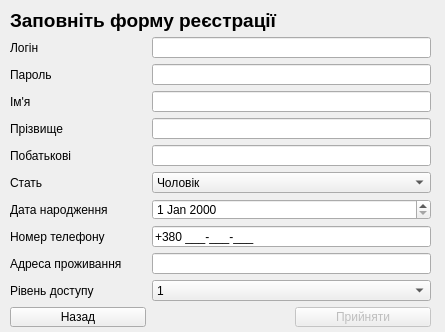
<?xml version="1.0" encoding="UTF-8"?>
<ui version="4.0">
 <class>addUserForm</class>
 <widget class="QWidget" name="addUserForm">
  <property name="geometry">
   <rect>
    <x>0</x>
    <y>0</y>
    <width>445</width>
    <height>332</height>
   </rect>
  </property>
  <property name="windowTitle">
   <string>Форма реєстрації</string>
  </property>
  <widget class="QWidget" name="layoutWidget">
   <property name="geometry">
    <rect>
     <x>10</x>
     <y>10</y>
     <width>421</width>
     <height>317</height>
    </rect>
   </property>
   <layout class="QGridLayout" name="gridLayout">
    <item row="1" column="0">
     <widget class="QLabel" name="label_5">
      <property name="layoutDirection">
       <enum>Qt::RightToLeft</enum>
      </property>
      <property name="text">
       <string>Логін</string>
      </property>
     </widget>
    </item>
    <item row="3" column="1" colspan="2">
     <widget class="QLineEdit" name="lineEdit">
      <property name="inputMask">
       <string>AAAAAAAAAAAAAAAAAAAA</string>
      </property>
      <property name="maxLength">
       <number>20</number>
      </property>
     </widget>
    </item>
    <item row="11" column="2">
     <widget class="QPushButton" name="pushButton_2">
      <property name="enabled">
       <bool>false</bool>
      </property>
      <property name="text">
       <string>Прийняти</string>
      </property>
     </widget>
    </item>
    <item row="3" column="0">
     <widget class="QLabel" name="label">
      <property name="layoutDirection">
       <enum>Qt::RightToLeft</enum>
      </property>
      <property name="text">
       <string>Ім'я</string>
      </property>
     </widget>
    </item>
    <item row="0" column="0" colspan="2">
     <widget class="QLabel" name="label_10">
      <property name="font">
       <font>
        <pointsize>14</pointsize>
        <weight>75</weight>
        <bold>true</bold>
       </font>
      </property>
      <property name="text">
       <string>Заповніть форму реєстрації</string>
      </property>
     </widget>
    </item>
    <item row="4" column="0">
     <widget class="QLabel" name="label_2">
      <property name="layoutDirection">
       <enum>Qt::RightToLeft</enum>
      </property>
      <property name="text">
       <string>Прізвище</string>
      </property>
     </widget>
    </item>
    <item row="5" column="0">
     <widget class="QLabel" name="label_3">
      <property name="layoutDirection">
       <enum>Qt::RightToLeft</enum>
      </property>
      <property name="text">
       <string>Побатькові</string>
      </property>
     </widget>
    </item>
    <item row="5" column="1" colspan="2">
     <widget class="QLineEdit" name="lineEdit_3">
      <property name="inputMask">
       <string>AAAAAAAAAAAAAAAAAAAAAAAAA</string>
      </property>
     </widget>
    </item>
    <item row="4" column="1" colspan="2">
     <widget class="QLineEdit" name="lineEdit_2">
      <property name="inputMask">
       <string>AAAAAAAAAAAAAAAAAAAAAAAAA</string>
      </property>
     </widget>
    </item>
    <item row="7" column="0">
     <widget class="QLabel" name="label_6">
      <property name="layoutDirection">
       <enum>Qt::RightToLeft</enum>
      </property>
      <property name="text">
       <string>Дата народження</string>
      </property>
     </widget>
    </item>
    <item row="6" column="1" colspan="2">
     <widget class="QComboBox" name="comboBox">
      <property name="layoutDirection">
       <enum>Qt::LeftToRight</enum>
      </property>
      <property name="currentText">
       <string>Чоловік</string>
      </property>
      <property name="currentIndex">
       <number>0</number>
      </property>
      <property name="maxVisibleItems">
       <number>10</number>
      </property>
      <item>
       <property name="text">
        <string>Чоловік</string>
       </property>
      </item>
      <item>
       <property name="text">
        <string>Жінка</string>
       </property>
      </item>
     </widget>
    </item>
    <item row="6" column="0">
     <widget class="QLabel" name="label_4">
      <property name="layoutDirection">
       <enum>Qt::RightToLeft</enum>
      </property>
      <property name="text">
       <string>Стать</string>
      </property>
     </widget>
    </item>
    <item row="8" column="0">
     <widget class="QLabel" name="label_7">
      <property name="layoutDirection">
       <enum>Qt::RightToLeft</enum>
      </property>
      <property name="text">
       <string>Номер телефону</string>
      </property>
     </widget>
    </item>
    <item row="7" column="1" colspan="2">
     <widget class="QDateEdit" name="dateEdit"/>
    </item>
    <item row="9" column="1" colspan="2">
     <widget class="QLineEdit" name="lineEdit_8"/>
    </item>
    <item row="8" column="1" colspan="2">
     <widget class="QLineEdit" name="lineEdit_7">
      <property name="inputMask">
       <string>+38\0 999-999-999;_</string>
      </property>
      <property name="text">
       <string>+380 --</string>
      </property>
     </widget>
    </item>
    <item row="9" column="0">
     <widget class="QLabel" name="label_8">
      <property name="layoutDirection">
       <enum>Qt::RightToLeft</enum>
      </property>
      <property name="text">
       <string>Адреса проживання</string>
      </property>
     </widget>
    </item>
    <item row="10" column="1" colspan="2">
     <widget class="QComboBox" name="comboBox_3">
      <item>
       <property name="text">
        <string>1</string>
       </property>
      </item>
      <item>
       <property name="text">
        <string>2</string>
       </property>
      </item>
      <item>
       <property name="text">
        <string>3</string>
       </property>
      </item>
     </widget>
    </item>
    <item row="11" column="0">
     <widget class="QPushButton" name="pushButton">
      <property name="text">
       <string>Назад</string>
      </property>
     </widget>
    </item>
    <item row="10" column="0">
     <widget class="QLabel" name="label_13">
      <property name="layoutDirection">
       <enum>Qt::RightToLeft</enum>
      </property>
      <property name="text">
       <string>Рівень доступу</string>
      </property>
     </widget>
    </item>
    <item row="1" column="1" colspan="2">
     <widget class="QLineEdit" name="lineEdit_4">
      <property name="inputMask">
       <string>ANNNNNNNNNNNNNNNNNNNNNNNN</string>
      </property>
      <property name="maxLength">
       <number>25</number>
      </property>
     </widget>
    </item>
    <item row="2" column="0">
     <widget class="QLabel" name="label_9">
      <property name="layoutDirection">
       <enum>Qt::RightToLeft</enum>
      </property>
      <property name="text">
       <string>Пароль</string>
      </property>
     </widget>
    </item>
    <item row="2" column="1" colspan="2">
     <widget class="QLineEdit" name="lineEdit_5">
      <property name="inputMask">
       <string/>
      </property>
      <property name="maxLength">
       <number>32767</number>
      </property>
      <property name="echoMode">
       <enum>QLineEdit::Password</enum>
      </property>
     </widget>
    </item>
    <item row="0" column="2">
     <widget class="QLabel" name="label_11">
      <property name="text">
       <string>&lt;html&gt;&lt;head/&gt;&lt;body&gt;&lt;p align=&quot;right&quot;&gt;&lt;br/&gt;&lt;/p&gt;&lt;/body&gt;&lt;/html&gt;</string>
      </property>
     </widget>
    </item>
   </layout>
  </widget>
 </widget>
 <tabstops>
  <tabstop>lineEdit_4</tabstop>
  <tabstop>lineEdit_5</tabstop>
  <tabstop>lineEdit</tabstop>
  <tabstop>lineEdit_2</tabstop>
  <tabstop>lineEdit_3</tabstop>
  <tabstop>comboBox</tabstop>
  <tabstop>dateEdit</tabstop>
  <tabstop>lineEdit_7</tabstop>
  <tabstop>lineEdit_8</tabstop>
  <tabstop>comboBox_3</tabstop>
  <tabstop>pushButton_2</tabstop>
  <tabstop>pushButton</tabstop>
 </tabstops>
 <resources/>
 <connections/>
</ui>
